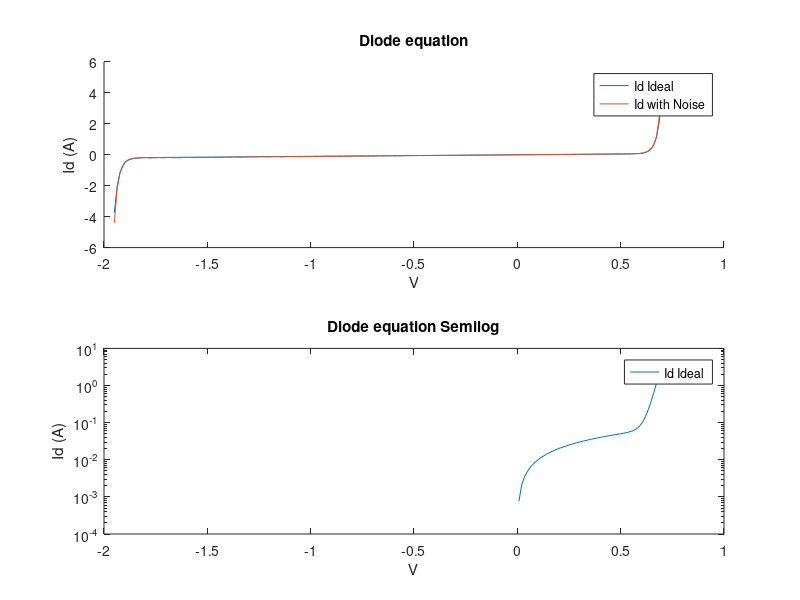
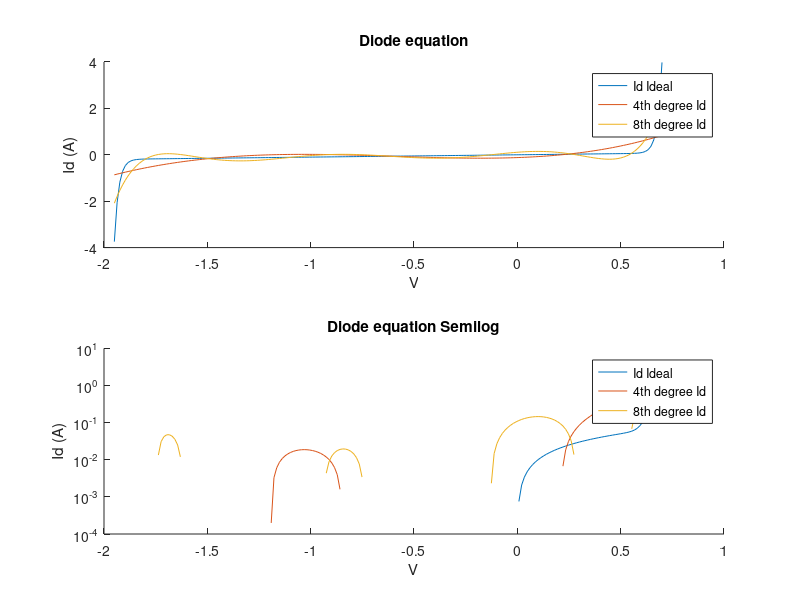

These charts were generated, in order, by the following MATLAB code: (Note: this script raises an error after producing the figures.)
clc; 
close all; 
clear all;

%Jinseng Vanderkloot 
%101031534

Is = 0.01e-12;
Ib = 0.1e-12;
Vb = 1.3;
Gp = 0.1;
V = linspace(-1.95, 0.7, 200);
I = Is.*(exp(V.*1.2/0.025)-1)+ Gp.*V- Ib.*(exp(-(V+Vb).*1.2/0.025)-1);
I_noise = I + I.*0.2.*rand(1,200);

%Plot Diode 
figure('name', 'Diode equation');
subplot(2,1,1); hold on;
plot(V,I);
plot(V,I_noise);
title('Diode equation');
xlabel('V'), ylabel('Id (A)');
legend('Id Ideal', 'Id with Noise');

subplot(2,1,2);
semilogy(V,I);
title('Diode equation Semilog');
xlabel('V'), ylabel('Id (A)');
legend('Id Ideal', 'Id with Noise');

%Polynimail Fitting 

EQ_4th =polyfit(V,I,4);
I_4th = polyval(EQ_4th, V);

EQ_8th =polyfit(V,I,8);
I_8th = polyval(EQ_8th, V);

figure('name', 'Diode equation Polynomial Fitting');
subplot(2,1,1); hold on;
plot(V,I);
plot(V,I_4th);
plot(V,I_8th);
title('Diode equation');
xlabel('V'), ylabel('Id (A)');
legend('Id Ideal', '4th degree Id', '8th degree Id');

subplot(2,1,2); hold on;
semilogy(V,I);
semilogy(V,I_4th);
semilogy(V,I_8th);
title('Diode equation Semilog');
xlabel('V'), ylabel('Id (A)');
legend('Id Ideal', '4th degree Id', '8th degree Id');

% Nonlinear curve fitting
fo = fittype('A.*(exp(1.2*x/25e-3)-1)+0.1.*x-C*(exp(1.2*(-(x+1.3))/25e-3)-1)');
ff = fit(V', I', fo);
If = ff(V);
ffn = fit(V', I_noise', fo);
Ifn = ffn(V);

fo2 = fittype('A.*(exp(1.2*x/25e-3)-1)+B.*x-C*(exp(1.2*(-(x+1.3))/25e-3)-1)');
ff2 = fit(V', I', fo2);
If2 = ff2(V);
ff2n = fit(V', I_noise', fo2);
If2n = ff2n(V);

fo3 = fittype('A.*(exp(1.2*x/25e-3)-1)+B.*x-C*(exp(1.2*(-(x+D))/25e-3)-1)');
ff3 = fit(V', I', fo3);
If3 = ff3(V);
ff3n = fit(V', I_noise', fo3);
If3n = ff3n(V);

figure('name', 'Nonlinear curve fitting');
hold on;
subplot(2,1,1); hold on;
plot(V,I);
plot(V, If);
plot(V, If2);
plot(V, If3);
title('Non-Linear EQ no noise ');
xlabel('V'), ylabel('Id (A)');
legend('Id','Id 2Var', 'Id 3Var', 'Id 4Var');

subplot(2,1,2); hold on;
plot(V,I);
plot(V, Ifn);
plot(V, If2n);
plot(V, If3n);
title('Non-Linear EQ with noise');
xlabel('V'), ylabel('Id (A)');
legend('Id', 'Id 2Var', 'Id 3Var', 'Id 4Var');

%With more variables missing, the harder it is for the curve to match the
%original data. This is also not consistent. Somtimes the 4 Variable
%equation is able to match original data perfectly, other times it it
%completely wrong. The addition of noise causes the equations to fit less
%accurately then without noise when both work 

%Using Neural Network
inputs = V;
targets = I;
hiddenLayerSize = 10;
net = fitnet(hiddenLayerSize);
net.divideParam.trainRatio = 70/100;
net.divideParam.valRatio = 15/100;
net.divideParam.testRatio = 15/100;
[net,tr] = train(net,inputs,targets);
outputs = net(inputs);
errors = gsubtract(outputs,targets);
performance = perform(net,targets,outputs);
view(net);
Inn = outputs;

inputs = V;
targets = I_noise;
hiddenLayerSize = 10;
net = fitnet(hiddenLayerSize);
net.divideParam.trainRatio = 70/100;
net.divideParam.valRatio = 15/100;
net.divideParam.testRatio = 15/100;
[net,tr] = train(net,inputs,targets);
outputs = net(inputs);
errors = gsubtract(outputs,targets);
performance = perform(net,targets,outputs);
view(net);
Inn_noise = outputs;

figure('name', 'Neural Network Fitting'); hold on;
plot(V,I); plot(V, Inn);plot(V, Inn_noise);
xlabel('V'), ylabel('Id (A)');
legend('Id', 'NN Id', 'NN Id Noise');

%The neural network learned from the real data and data with noise 
%converged to match the data almost quite accurately 

